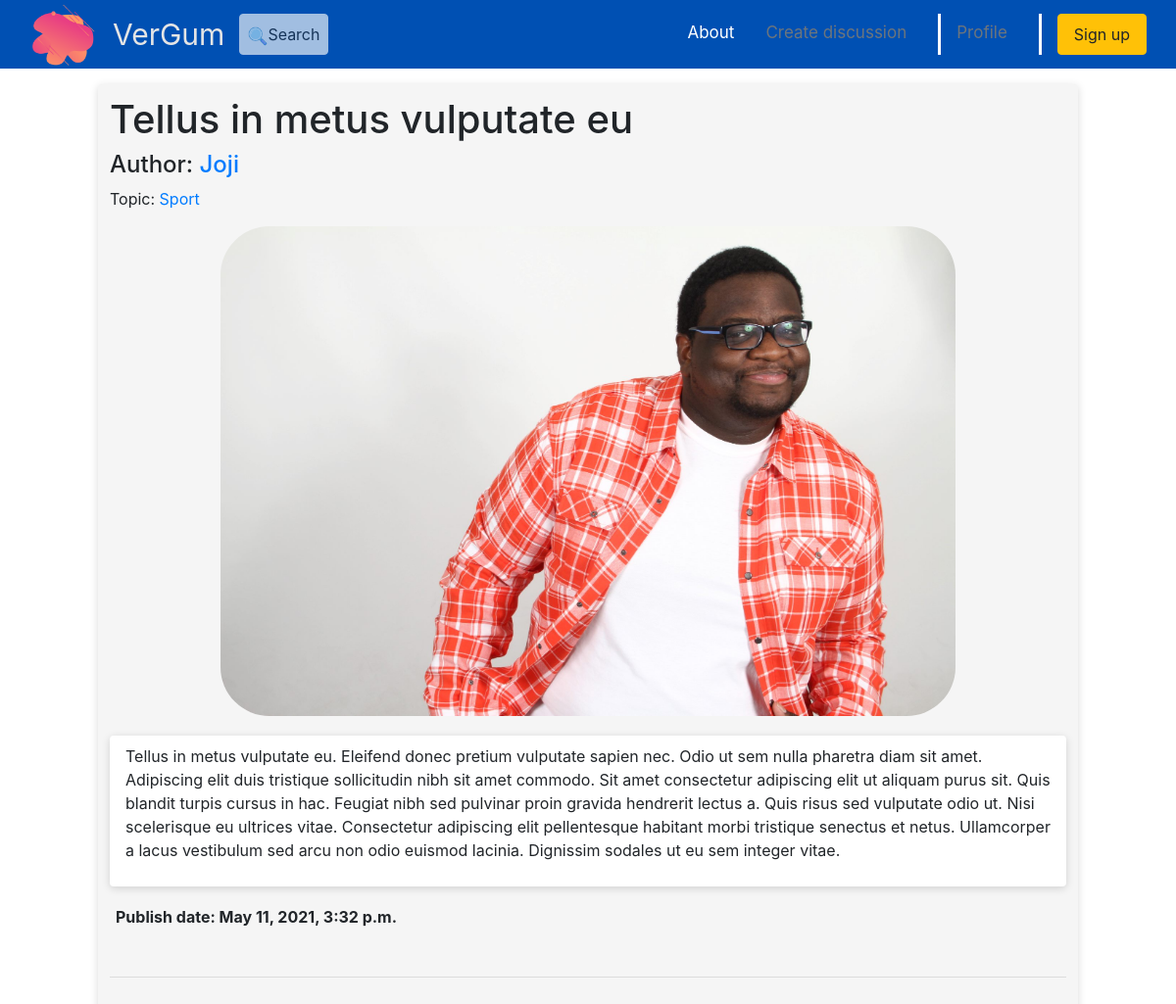
Screenshot of /Discussion/2 with the database file from the repository.
### discuss/models.py (models this page shows, shortened)
class Discussion(models.Model):
    title = models.CharField(max_length=60)
    discussion_topic = models.ForeignKey(Topic, on_delete=CASCADE)
    discussion_picture = models.ImageField(null = True, blank=True)
    content = models.TextField(max_length=2000)
    author = models.ForeignKey(User, on_delete=models.CASCADE)
    creation_time = models.DateTimeField(auto_now=True)
    updated = models.BooleanField(default=False)
    class Meta:
        verbose_name = 'Discussion'
        verbose_name_plural = 'Discussions'

class Topic(models.Model):
    name = models.CharField(max_length=50)
    def __str__(self):
        return self.name
    class Meta:
        verbose_name = 'Topic'
        verbose_name_plural = 'Topics'

### discuss/views.py (the view)
# urls.py: path('Discussion/<int:id>', view=views.detail, name='detail'),
def detail(request, id):
    discussion = get_object_or_404(Discussion, id = id)
    if request.method == 'POST':
        form = CommentForm(request.POST)
        if form.is_valid():
            comment = form.save(commit=False)
            comment.author = request.user
            comment.discuss = discussion
            comment.save()
            return redirect(f'/Discussion/{id}')
    else:
        form = CommentForm()
    comments = Comment.objects.filter(discuss = id).order_by('-creation_time')
    context = {
        'discussion': discussion,
        'form': form,
        'comments': comments,
    }
    template = "discuss/detail.html"
    return render(request, template, context)

### discuss/templates/discuss/detail.html (shortened to what this page needs)
{% extends 'discuss/template.html' %}
{% load static %}
{% block content %}
    <div class='detail'>
        <div class='detail-header'>
            <h1>{{discussion.title}}</h1>
            <h4>Author: <a href='{% url 'profile' discussion.author.id %}' >{{discussion.author}}</a></h4>
            <p>Topic: <a href='{% url 'topic' discussion.discussion_topic.id %}' >{{discussion.discussion_topic}}</a></p>
        </div>
            <img src='{%if discussion.discussion_picture%} {{discussion.discussion_picture.url}} {% else %}{% static 'discuss/images/placeholder.png' %}{% endif %}'alt="" style="max-width: 985px; max-height: 500px; margin: 5px; margin-bottom: 20px; margin-top: 20px; border-radius: 50px; display:block; margin: 10px auto 20px;">
        <div class='detail-content'>
            <p>{{discussion.content}}</p>
        </div>
        <div class='detail-footer'>
            <b>Publish date: {{discussion.creation_time}}</b><br>
            <br>
        </div>
        <hr style="margin-left: 10px; margin-right: 10px;">
        <div class='detail-comments'>
        </div>
    </div>
{% endblock %}

### discuss/static/discuss/css/style.css (style rules this page uses)
* { box-sizing: border-box; }
body { font-family: sans-serif; background: #C0C0C0; padding-top: 46px; }
.detail { background: #f5f5f5; box-shadow: 0px 2px 8px rgba(0, 0, 0, 0.15); border-radius: 4px; margin: 0 auto; padding: 2px; max-width: 1000px; margin-top: 40px; flex-grow: 1; }
.detail-header { margin: 10px; align-items: center; }
.detail-content { padding: 9px 16px; margin: 10px; align-items: center; background: #ffffff; box-shadow: 0px 2px 8px rgba(0, 0, 0, 0.15); border-radius: 4px; }
.detail-footer { padding: 9px 16px; align-items: center; }
.detail-comments { margin: 10px; padding: 9px 16px; text-align: center; }

### rows the page displays
Discussion: title "Tellus in metus vulputate eu", author "Joji", discussion_topic "Sport", discussion_picture (picture), content "Tellus in metus vulputate eu. Eleifend donec pretium vulputate sapien nec. Odio ut sem nulla pharetra diam sit amet. Adipiscing elit duis tristique sollicitudin nibh sit amet commodo. Sit amet consectetur adipiscing elit ut aliquam purus sit. Quis blandit turpis cursus in hac. Feugiat nibh sed pulvinar proin gravida hendrerit lectus a. Quis risus sed vulputate odio ut. Nisi scelerisque eu ultrices vitae. Consectetur adipiscing elit pellentesque habitant morbi tristique senectus et netus. Ullamcorper a lacus vestibulum sed arcu non odio euismod lacinia. Dignissim sodales ut eu sem integer vitae.", creation_time "May 11, 2021, 3:32 p.m."
